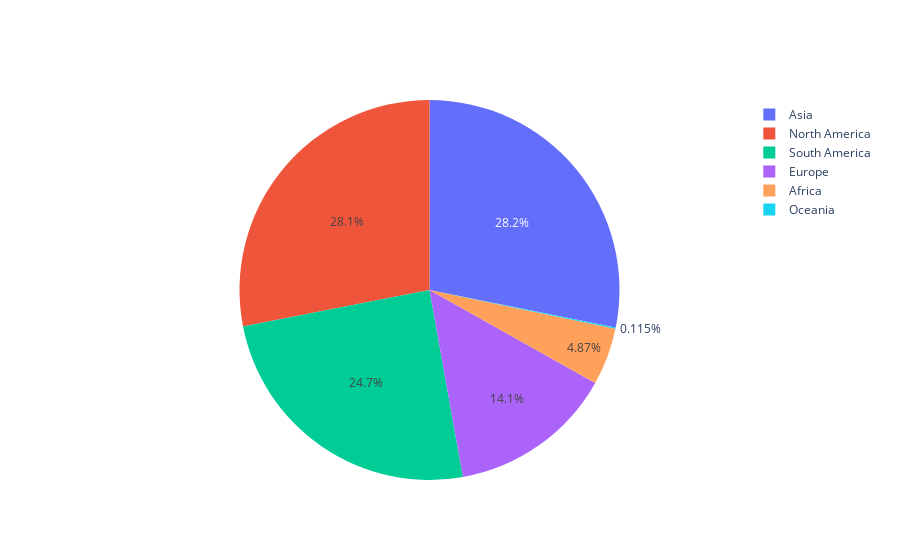

Source (notebook cell):
### Markdown cell above
1. Сделайте круговую диаграмму, на которой были бы отражено число заболеваний COVID-19 по континентам

### Code cell
import plotly.graph_objs as go


df = df_normal.groupby("continent")["total_cases"].sum().reset_index()

fig = go.Figure()
fig.add_trace(go.Pie(labels=df["continent"],
                     values=df["total_cases"]))

### Figure 1 — Plotly figure (JSON) as saved in the notebook; plotly's stock layout.template omitted (floating-point values rounded to 4 significant figures)
{"data": [{"labels": ["Africa", "Asia", "Europe", "North America", "Oceania", "South America"], "type": "pie", "values": [1268832, 7336338, 3661439, 7316807, 29954, 6446182]}], "layout": {"autosize": true}}
